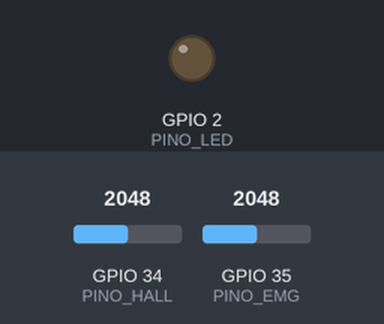
Recording of a sketch running on a simulated ESP32. Shown: output pins drawn as LEDs (lit = HIGH). The inputs (shaded band) are chosen by the test bench; at power-on: GPIO 34 (PINO_HALL) = 2048, GPIO 35 (PINO_EMG) = 2048. Nothing arrives over Bluetooth unless stated; a phone connects over Bluetooth LE 3 s after start; what the sketch prints to the serial monitor is not drawn.

Above: at 0.1 s.
At 3.1 s:
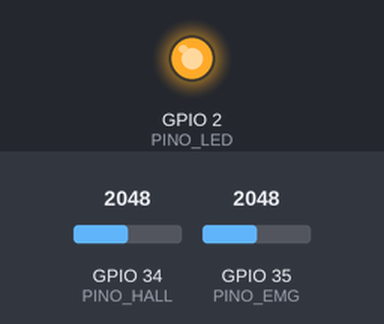
Timing chart, 0 to 4.6 s (numbered marks = the images above):
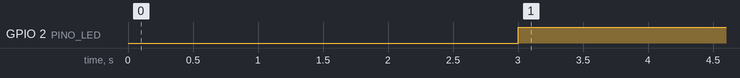

Measured:
- by itself, GPIO 2 (PINO_LED): LOW → HIGH at 3.0 s

The sketch:

ESP32.ino
```cpp
#include <BLEDevice.h>
#include <BLEServer.h>
#include <BLEUtils.h>
#include <BLE2902.h>

#define SERVICE_UUID        "4fafc201-1fb5-459e-8fcc-c5c9c331914b"
#define CHARACTERISTIC_UUID "beb5483e-36e1-4688-b7f5-ea07361b26a8"

#define PINO_HALL 34
#define PINO_EMG  35
#define PINO_LED  2

// Configurações do Filtro de Média Móvel para o EMG
const int WINDOW_SIZE = 10;
int emgBuffer[WINDOW_SIZE];
int indexBuffer = 0;
long somaEMG = 0;

BLECharacteristic *pCharacteristic;
bool deviceConnected = false;

// Callbacks para monitorar conexões BLE
class ServerCallbacks: public BLEServerCallbacks {
    void onConnect(BLEServer* pServer) {
      deviceConnected = true;
    };

    void onDisconnect(BLEServer* pServer) {
      deviceConnected = false;
      BLEDevice::startAdvertising(); // Reinicia o Advertising ao desconectar
    }
};

void setup() {
  Serial.begin(115200);

  pinMode(PINO_LED, OUTPUT);
  digitalWrite(PINO_LED, LOW);

  pinMode(PINO_HALL, INPUT);
  pinMode(PINO_EMG, INPUT);

  // Configura atenuação do ADC para leitura correta do EMG de 0 a 3.3V
  analogSetAttenuation(ADC_11db);

  // Zera o buffer da média móvel
  for (int i = 0; i < WINDOW_SIZE; i++) {
    emgBuffer[i] = 0;
  }

  // Inicialização BLE
  BLEDevice::init("Luva_NeuroMotion");
  BLEServer *pServer = BLEDevice::createServer();
  pServer->setCallbacks(new ServerCallbacks());

  BLEService *pService = pServer->createService(SERVICE_UUID);

  pCharacteristic = pService->createCharacteristic(
                      CHARACTERISTIC_UUID,
                      BLECharacteristic::PROPERTY_READ   |
                      BLECharacteristic::PROPERTY_NOTIFY |
                      BLECharacteristic::PROPERTY_INDICATE
                    );

  pCharacteristic->addDescriptor(new BLE2902());
  pService->start();

  BLEAdvertising *pAdvertising = BLEDevice::getAdvertising();
  pAdvertising->addServiceUUID(SERVICE_UUID);
  pAdvertising->setScanResponse(true);
  BLEDevice::startAdvertising();

  Serial.println("Luva NeuroMotion (Hall + EMG) pronta para conectar via Web Bluetooth!");
}

void loop() {
  // Amostragem contínua do EMG para a Média Móvel
  int emgBruto = analogRead(PINO_EMG);
  somaEMG -= emgBuffer[indexBuffer];
  emgBuffer[indexBuffer] = emgBruto;
  somaEMG += emgBuffer[indexBuffer];
  indexBuffer = (indexBuffer + 1) % WINDOW_SIZE;
  int emgFiltrado = somaEMG / WINDOW_SIZE;

  // Transmissão de dados via BLE e Monitor Serial
  if (deviceConnected) {
    digitalWrite(PINO_LED, HIGH);

    int sensorHall = analogRead(PINO_HALL);

    // Formato do pacote transmitido via BLE: "HALL_VAL,EMG_VAL"
    char bufferPayload[32];
    snprintf(bufferPayload, sizeof(bufferPayload), "%d,%d", sensorHall, emgFiltrado);

    pCharacteristic->setValue(bufferPayload);
    pCharacteristic->notify();

    Serial.print("Hall: ");
    Serial.print(sensorHall);
    Serial.print(" | EMG Bruto: ");
    Serial.print(emgBruto);
    Serial.print(" | EMG Filtrado: ");
    Serial.println(emgFiltrado);
  } else {
    digitalWrite(PINO_LED, LOW);
  }

  delay(20); // Taxa de amostragem/transmissão de aproximadamente 50Hz
}
```
